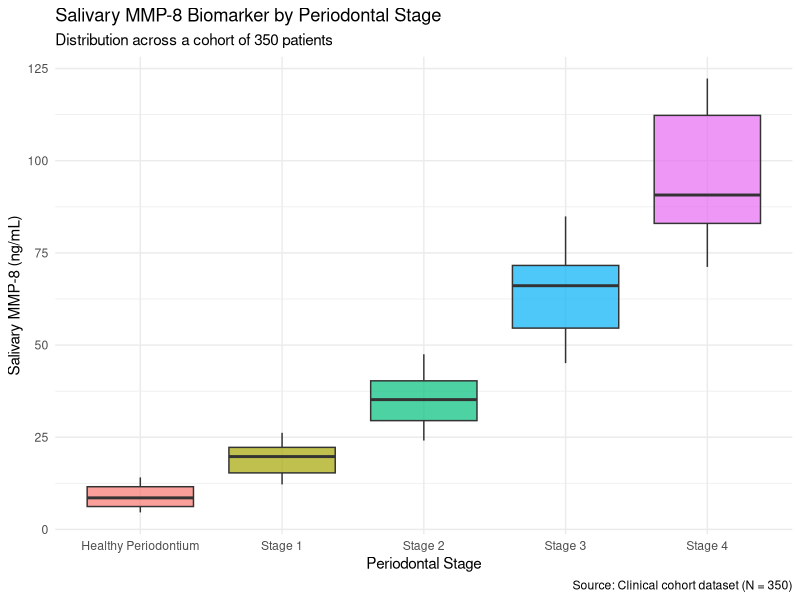

Write R code to recreate this figure.
## ---- chunk 1
#| label: setup
#| message: false
#| echo: false

library(tidyverse)

teeth_data <- read_csv("oral_systemic_cohort.csv", show_col_types = FALSE)
## ---- chunk 2
#| label: teeth-plot
#| echo: false

teeth_data |>
  ggplot(aes(x = periodontal_stage_label, y = salivary_mmp8_ng_ml, fill = periodontal_stage_label)) +
  geom_boxplot(alpha = 0.7, show.legend = FALSE) +
  theme_minimal() +
  labs(
    title = "Salivary MMP-8 Biomarker by Periodontal Stage",
    subtitle = "Distribution across a cohort of 350 patients",
    x = "Periodontal Stage",
    y = "Salivary MMP-8 (ng/mL)",
    caption = "Source: Clinical cohort dataset (N = 350)"
  )
